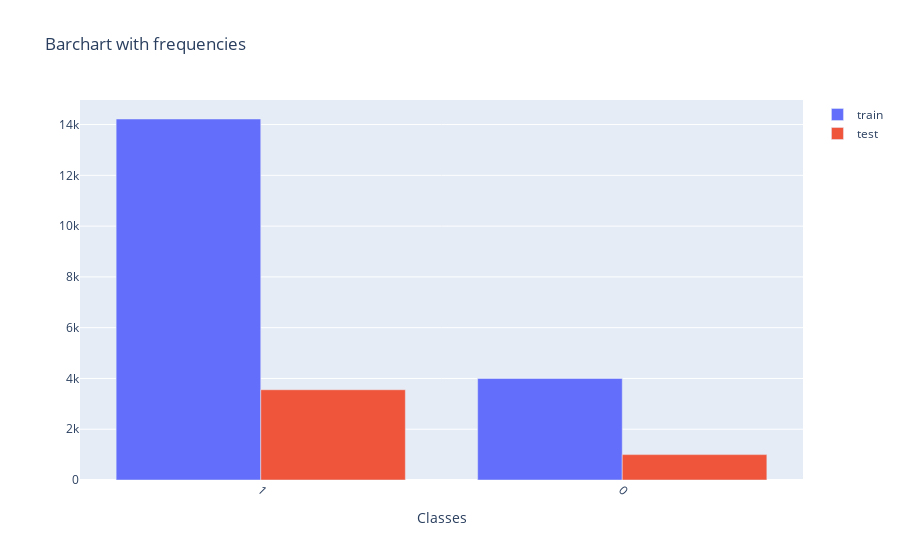

The cell this chart's notebook holds for it:
### Markdown cell above
## Split dataset into train and test
Since we have imbalanced dataset, stratified split should be chosen

### Code cell
from sklearn.model_selection import train_test_split
X_train, X_test, y_train, y_test = train_test_split(X, y, stratify=y, test_size=0.20)

# plot train and test frequencies
traindict = {
    'features': X_train,
    'class': y_train.tolist()
}
trainpd = pd.DataFrame(traindict)
testdict = {
    'features': X_test,
    'class': y_test.tolist()
}
testpd = pd.DataFrame(testdict)

freqstrain = trainpd['class'].value_counts().tolist()
freqstest = testpd['class'].value_counts().tolist()
# data_classes = trainpd['class'].value_counts().index.tolist()

plot_traintest(['1','0'], freqstrain, freqstest)
del freqstrain
del freqstest

### Figure 1 — Plotly figure (JSON) as saved in the notebook; plotly's stock layout.template omitted (floating-point values rounded to 4 significant figures)
{"data": [{"name": "train", "type": "bar", "x": ["1", "0"], "y": [14219, 4000]}, {"name": "test", "type": "bar", "x": ["1", "0"], "y": [3555, 1000]}], "layout": {"title": {"text": "Barchart with frequencies"}, "xaxis": {"tickangle": 45, "title": {"text": "Classes"}, "type": "category"}}}
